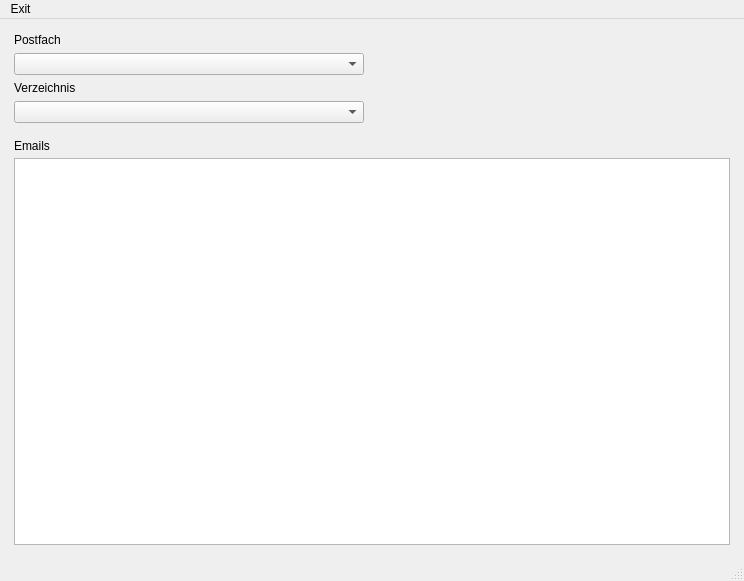
<?xml version="1.0" encoding="UTF-8"?>
<ui version="4.0">
 <class>MainWindow</class>
 <widget class="QMainWindow" name="MainWindow">
  <property name="geometry">
   <rect>
    <x>0</x>
    <y>0</y>
    <width>744</width>
    <height>581</height>
   </rect>
  </property>
  <property name="minimumSize">
   <size>
    <width>0</width>
    <height>569</height>
   </size>
  </property>
  <property name="windowTitle">
   <string>MainWindow</string>
  </property>
  <widget class="QWidget" name="centralwidget">
   <layout class="QGridLayout" name="gridLayout">
    <item row="0" column="0">
     <layout class="QVBoxLayout" name="verticalLayout">
      <property name="sizeConstraint">
       <enum>QLayout::SetMaximumSize</enum>
      </property>
      <property name="leftMargin">
       <number>5</number>
      </property>
      <property name="topMargin">
       <number>5</number>
      </property>
      <property name="rightMargin">
       <number>5</number>
      </property>
      <property name="bottomMargin">
       <number>5</number>
      </property>
      <item>
       <widget class="QLabel" name="label">
        <property name="text">
         <string>Postfach</string>
        </property>
       </widget>
      </item>
      <item>
       <widget class="QComboBox" name="comboBox_Postfach"/>
      </item>
      <item>
       <widget class="QLabel" name="label_2">
        <property name="text">
         <string>Verzeichnis</string>
        </property>
       </widget>
      </item>
      <item>
       <widget class="QComboBox" name="comboBox_Verzeichnis"/>
      </item>
     </layout>
    </item>
    <item row="0" column="1">
     <spacer name="horizontalSpacer">
      <property name="orientation">
       <enum>Qt::Horizontal</enum>
      </property>
      <property name="sizeType">
       <enum>QSizePolicy::Preferred</enum>
      </property>
      <property name="sizeHint" stdset="0">
       <size>
        <width>300</width>
        <height>20</height>
       </size>
      </property>
     </spacer>
    </item>
    <item row="1" column="0" colspan="2">
     <layout class="QVBoxLayout" name="verticalLayout_2">
      <property name="spacing">
       <number>5</number>
      </property>
      <property name="sizeConstraint">
       <enum>QLayout::SetMaximumSize</enum>
      </property>
      <property name="leftMargin">
       <number>5</number>
      </property>
      <property name="topMargin">
       <number>5</number>
      </property>
      <property name="rightMargin">
       <number>5</number>
      </property>
      <property name="bottomMargin">
       <number>5</number>
      </property>
      <item>
       <widget class="QLabel" name="label_3">
        <property name="text">
         <string>Emails</string>
        </property>
       </widget>
      </item>
      <item>
       <widget class="QTableView" name="tableView_Emails"/>
      </item>
     </layout>
    </item>
   </layout>
  </widget>
  <widget class="QMenuBar" name="menubar">
   <property name="geometry">
    <rect>
     <x>0</x>
     <y>0</y>
     <width>744</width>
     <height>22</height>
    </rect>
   </property>
   <widget class="QMenu" name="menuExit">
    <property name="title">
     <string>Exit</string>
    </property>
   </widget>
   <addaction name="menuExit"/>
  </widget>
  <widget class="QStatusBar" name="statusbar"/>
 </widget>
 <resources/>
 <connections/>
</ui>
